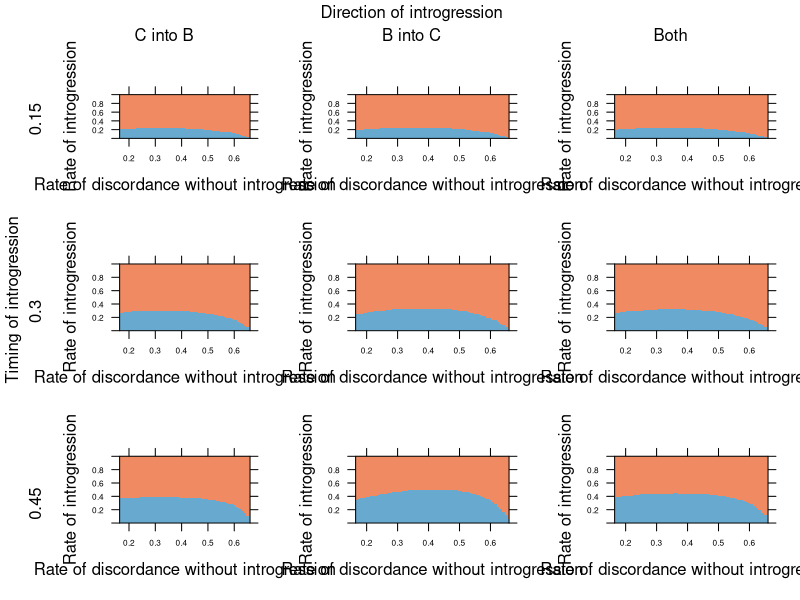

This chart was generated by the following R code:
remove(list=ls())
library(lattice)
library(RColorBrewer)
library(gridExtra)

### Function to get minimum gene tree node height

get_min_node_height <- function(tm, t1, t2, delta2, delta3) {
  
  #Internal branch lengths and rates of ILS / introgression
  
  tau_pt1 <- t2 - t1
  tau_pt2 <- t2 - tm
  tau_pt3 <- t1 - tm
  
  pt1_sort <- 1 - exp(-tau_pt1)
  pt1_ILS <- (1/3)*exp(-tau_pt1)
  pt2_sort <- 1 - exp(-tau_pt2)
  pt2_ILS <- (1/3)*exp(-tau_pt2)
  pt3_sort <- 1 - exp(-tau_pt3)
  pt3_ILS <- (1/3)*exp(-tau_pt3)
  
  no_intro <- (1 - delta2 - delta3)
  
  #Conditional gene tree frequencies 
  
  f_AB11 <- (no_intro*pt1_sort)/(no_intro*pt1_sort + no_intro*pt1_ILS +
                                  delta2*pt2_ILS + delta3*pt3_ILS)
  f_AB21 <- (no_intro*pt1_ILS)/(no_intro*pt1_sort + no_intro*pt1_ILS +
                                   delta2*pt2_ILS + delta3*pt3_ILS)
  f_AB2 <- (delta2*pt2_ILS)/(no_intro*pt1_sort + no_intro*pt1_ILS +
                                  delta2*pt2_ILS + delta3*pt3_ILS)
  f_AB3 <- (delta3*pt3_ILS)/(no_intro*pt1_sort + no_intro*pt1_ILS +
                               delta2*pt2_ILS + delta3*pt3_ILS)
  
  f_BC12 <- (delta2*pt2_sort)/(delta2*pt2_sort + delta2*pt2_ILS + 
                                 no_intro*pt1_ILS + delta3*pt3_sort + 
                                 delta3*pt3_ILS)
  f_BC22 <- (delta2*pt2_ILS)/(delta2*pt2_sort + delta2*pt2_ILS + 
                                 no_intro*pt1_ILS + delta3*pt3_sort + 
                                 delta3*pt3_ILS)
  f_BC1 <- (no_intro*pt1_ILS)/(delta2*pt2_sort + delta2*pt2_ILS + 
                                no_intro*pt1_ILS + delta3*pt3_sort + 
                                delta3*pt3_ILS)
  f_BC13 <- (delta3*pt3_sort)/(delta2*pt2_sort + delta2*pt2_ILS + 
                                 no_intro*pt1_ILS + delta3*pt3_sort + 
                                 delta3*pt3_ILS)
  f_BC23 <- (delta3*pt3_ILS)/(delta2*pt2_sort + delta2*pt2_ILS + 
                                 no_intro*pt1_ILS + delta3*pt3_sort + 
                                 delta3*pt3_ILS)
  
  f_AC1 <- (no_intro*pt1_ILS)/(no_intro*pt1_ILS + delta2*pt2_ILS + 
                                 delta3*pt3_ILS)
  f_AC2 <- (delta2*pt2_ILS)/(no_intro*pt1_ILS + delta2*pt2_ILS + 
                                 delta3*pt3_ILS)
  f_AC3 <- (delta3*pt3_ILS)/(no_intro*pt1_ILS + delta2*pt2_ILS + 
                               delta3*pt3_ILS)
  
  
  #Heights of shortest node in each gene tree topology
  
  AB_AB11 <- t1 + (1 - tau_pt1/(exp(tau_pt1) - 1))
  AB_AB21 <- t2 + (1/3)
  AB_AB2 <- t2 + (1/3)
  AB_AB3 <- t1 + (1/3)
  
  AB_AB_height <- f_AB11*AB_AB11 + f_AB21*AB_AB21 + f_AB2*AB_AB2 + f_AB3*AB_AB3
  
  BC_BC1 <- t2 + 1/3
  BC_BC12 <- tm + (1 - tau_pt2/(exp(tau_pt2) - 1))
  BC_BC22 <- t2 + 1/3
  BC_BC13 <- tm + (1 - tau_pt3/(exp(tau_pt3) - 1))
  BC_BC23 <- t1 + 1/3
  
  BC_BC_height <- f_BC1*BC_BC1 + f_BC12*BC_BC12 + f_BC22*BC_BC22 + 
    f_BC13*BC_BC13 + f_BC23*BC_BC23
  
  AC_AC1 <- t2 + 1/3
  AC_AC2 <- t2 + 1/3
  AC_AC3 <- t1 + 1/3
  
  AC_AC_height <- f_AC1*AC_AC1 + f_AC2*AC_AC2 + f_AC3*AC_AC3
  
  if ((AB_AB_height < BC_BC_height) && (AB_AB_height < AC_AC_height)) {
    return(0)
  }
  else if ((BC_BC_height < AB_AB_height) && (BC_BC_height < AC_AC_height)) {
    return(1)
  }
  else {
    return(-1)
  }
}

### Make matrices over parameter space

make_minnode_matrix <- function(tm, t1, dir) {
  
  if (dir == "CintoB") {
    minnode_matrix <- outer(seq(0.61, 2, length=100), 
                            seq(0, 1, length=100),
      Vectorize( function(x, y) get_min_node_height(tm, t1, x, y, 0)))
  }
  else if (dir == "BintoC") {
    minnode_matrix <- outer(seq(0.61, 2, length=100), 
                                          seq(0, 1, length=100),
      Vectorize( function(x, y) get_min_node_height(tm, t1, x, 0, y)))
  }
  else if (dir == "Both") {
    minnode_matrix <- outer(seq(0.61, 2, length=100), 
                            seq(0, 0.5, length=100),
      Vectorize( function(x, y) get_min_node_height(tm, t1, x, y, y)))
  }
  
  return(minnode_matrix)
}

tm0.15_delta2_minnode_matrix <- make_minnode_matrix(0.15, 0.6, "CintoB")
tm0.15_delta3_minnode_matrix <- make_minnode_matrix(0.15, 0.6, "BintoC")
tm0.15_delta23_minnode_matrix <- make_minnode_matrix(0.15, 0.6, "Both")
tm0.3_delta2_minnode_matrix <- make_minnode_matrix(0.3, 0.6, "CintoB")
tm0.3_delta3_minnode_matrix <- make_minnode_matrix(0.3, 0.6, "BintoC")
tm0.3_delta23_minnode_matrix <- make_minnode_matrix(0.3, 0.6, "Both")
tm0.45_delta2_minnode_matrix <- make_minnode_matrix(0.45, 0.6, "CintoB")
tm0.45_delta3_minnode_matrix <- make_minnode_matrix(0.45, 0.6, "BintoC")
tm0.45_delta23_minnode_matrix <- make_minnode_matrix(0.45, 0.6, "Both")

### Plot matrices 

plot_minnode_matrix <- function(minnode_matrix) {

  ts_vals <- seq(0.61, 2, length=100)-0.6
  get_rate_dis <- function(ts) {return((2/3)*exp(-ts))}
  rate_dis <- sapply(ts_vals, FUN = get_rate_dis)

  minnode_plot <- levelplot(minnode_matrix, cex.axis = 0.5, 
                       at = c(-1, 0, 1),
                       xlab = list("Rate of discordance without introgression", 
                                   cex = 1),
                       ylab = list("Rate of introgression", cex = 1),
                       col.regions = colorRampPalette(rev(brewer.pal(3, 'RdBu')), 
                                                      bias = 1),
                       par.settings = list(layout.widths = 
                                             list(axis.key.padding = 0, 
                                                       ylab.right = 2)),
                       row.values = rate_dis, 
                       column.values = seq(0, 1, length=100),
                       aspect = "fill", xlim = c(rate_dis[-1], rate_dis[1]), 
                       ylim = c(0, 1), colorkey = FALSE,
                       labels = list(format(c("AC", "AB", "BC"), cex=0.5)),
                       scales = list(x=list(cex=0.5), y=list(cex=0.5)))
  
  return(minnode_plot)
}

tm0.15_delta2_minnode_plot <- plot_minnode_matrix(tm0.15_delta2_minnode_matrix)
tm0.15_delta3_minnode_plot <- plot_minnode_matrix(tm0.15_delta3_minnode_matrix)
tm0.15_delta23_minnode_plot <- plot_minnode_matrix(tm0.15_delta23_minnode_matrix)
tm0.3_delta2_minnode_plot <- plot_minnode_matrix(tm0.3_delta2_minnode_matrix)
tm0.3_delta3_minnode_plot <- plot_minnode_matrix(tm0.3_delta3_minnode_matrix)
tm0.3_delta23_minnode_plot <- plot_minnode_matrix(tm0.3_delta23_minnode_matrix)
tm0.45_delta2_minnode_plot <- plot_minnode_matrix(tm0.45_delta2_minnode_matrix)
tm0.45_delta3_minnode_plot <- plot_minnode_matrix(tm0.45_delta3_minnode_matrix)
tm0.45_delta23_minnode_plot <- plot_minnode_matrix(tm0.45_delta23_minnode_matrix)

minnode_plot <- grid.arrange(arrangeGrob(tm0.15_delta2_minnode_plot,
                                         top = "C into B", left = "0.15"),
                             arrangeGrob(tm0.15_delta3_minnode_plot,
                                         top = "B into C"),
                             arrangeGrob(tm0.15_delta23_minnode_plot,
                                         top = "Both"),
                             arrangeGrob(tm0.3_delta2_minnode_plot,
                                         left = "0.3"),
                             arrangeGrob(tm0.3_delta3_minnode_plot),
                             arrangeGrob(tm0.3_delta23_minnode_plot),
                             arrangeGrob(tm0.45_delta2_minnode_plot,
                                         left = "0.45"),
                             arrangeGrob(tm0.45_delta3_minnode_plot),
                             arrangeGrob(tm0.45_delta23_minnode_plot),
                             ncol = 3, top = "Direction of introgression",
                             left = "Timing of introgression")



